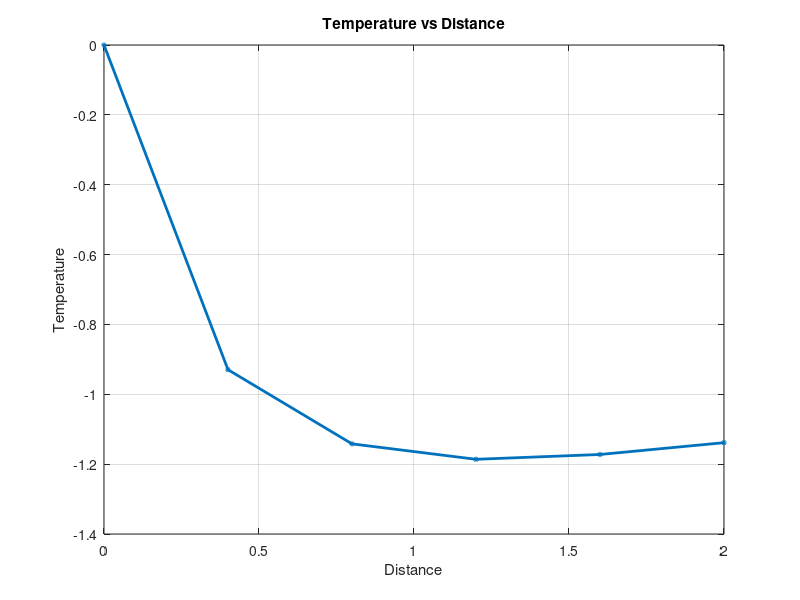

This chart was generated by the following MATLAB code:
% Provided data
distance = [0, 0.40000001, 0.80000001, 1.2, 1.6, 2]; % X-axis: distance
temperature = [0, -0.92959797, -1.141946, -1.186126, -1.172345, -1.1385241]; % Y-axis: temperature

% Create the plot
figure;
plot(distance, temperature, '-o', 'LineWidth', 2, 'MarkerSize', 2); % Adjust 'MarkerSize' for smaller markers
grid on;
xlabel('Distance'); % Label for the x-axis
ylabel('Temperature'); % Label for the y-axis
title('Temperature vs Distance');